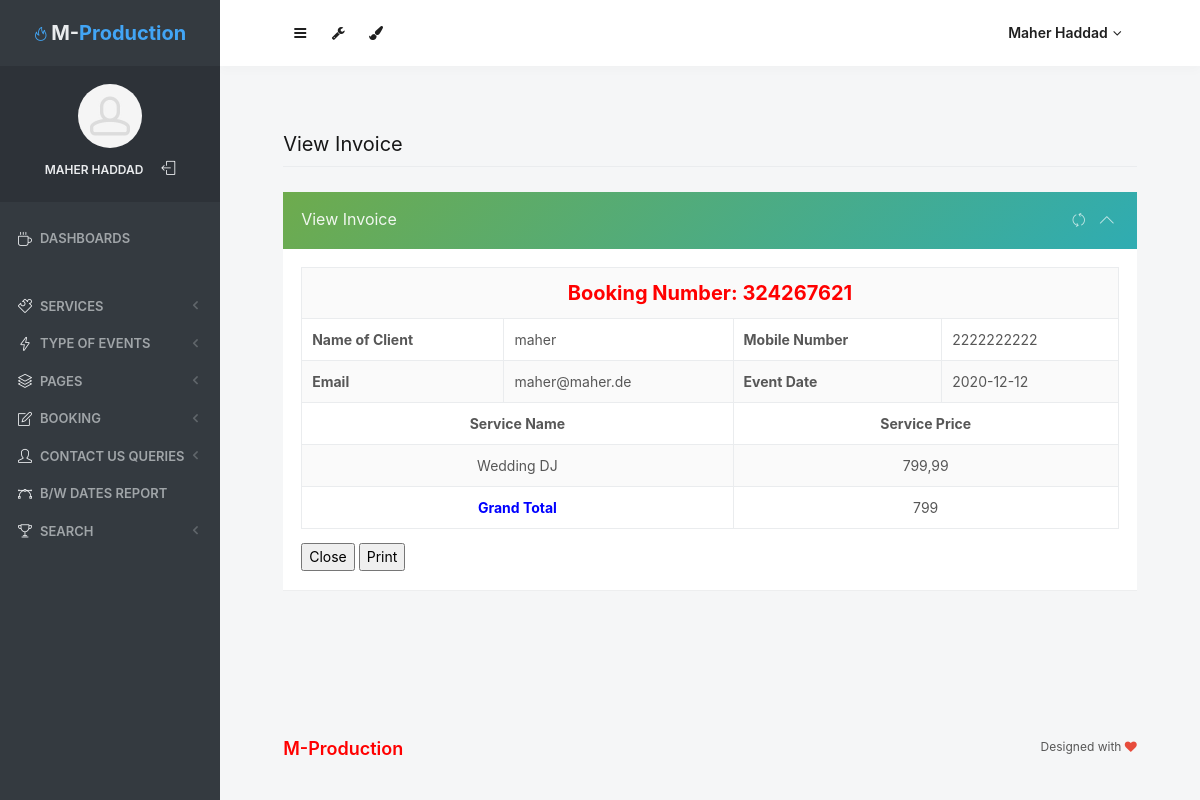
The page /admin/invoice-generating.php?invid=8 (signed in) on the database its author committed.
### tables this page shows
CREATE TABLE `tblbooking` (
  `ID` int(10) NOT NULL,
  `BookingID` int(10) DEFAULT NULL,
  `ServiceID` int(10) DEFAULT NULL,
  `Name` varchar(200) DEFAULT NULL,
  `MobileNumber` bigint(10) DEFAULT NULL,
  `Email` varchar(200) DEFAULT NULL,
  `EventDate` varchar(200) DEFAULT NULL,
  `EventStartingtime` varchar(200) DEFAULT NULL,
  `EventEndingtime` varchar(200) DEFAULT NULL,
  `VenueAddress` mediumtext,
  `EventType` varchar(200) DEFAULT NULL,
  `AdditionalInformation` mediumtext,
  `BookingDate` timestamp NULL DEFAULT CURRENT_TIMESTAMP,
  `Remark` varchar(200) DEFAULT NULL,
  `Status` varchar(200) DEFAULT NULL,
  `UpdationDate` timestamp NULL DEFAULT NULL ON UPDATE CURRENT_TIMESTAMP
);

CREATE TABLE `tblservice` (
  `ID` int(10) NOT NULL,
  `ServiceName` varchar(200) DEFAULT NULL,
  `SerDes` varchar(250) NOT NULL,
  `ServicePrice` varchar(200) DEFAULT NULL,
  `CreationDate` timestamp NULL DEFAULT CURRENT_TIMESTAMP
);

### admin/invoice-generating.php (the view, shortened to what this page needs)
<?php
include('includes/dbconnection.php');
if (strlen($_SESSION['mProdId']==0)) {
  header('location:logout.php');
  }else{
?>
<!doctype html>
 <html lang="en" class="no-focus">
    <head>
<link rel="stylesheet" id="css-main" href="assets/css/codebase.min.css">
</head>
    <body>
        <div id="page-container" class="sidebar-o sidebar-inverse side-scroll page-header-fixed main-content-narrow">
             <?php include_once('includes/sidebar.php');?>
          <?php include_once('includes/header.php');?>
            <main id="main-container">
                <div class="content">
                    <h2 class="content-heading">View Invoice</h2>
                    <div class="row">
                        <div class="col-md-12">
                            <div class="block block-themed">
                                <div class="block-header bg-gd-emerald">
                                    <h3 class="block-title">View Invoice</h3>
                                    <div class="block-options">
                                        <button type="button" class="btn-block-option" data-toggle="block-option" data-action="state_toggle" data-action-mode="demo">
                                            <i class="si si-refresh"></i>
                                        </button>
                                        <button type="button" class="btn-block-option" data-toggle="block-option" data-action="content_toggle"></button>
                                    </div>
                                </div>
                                <div class="block-content">
                                    <?php
                                    $invid=$_GET['invid'];
                                    $sql="SELECT tblbooking.BookingID,tblbooking.Name,tblbooking.MobileNumber,tblbooking.Email,tblbooking.EventDate,tblbooking.EventStartingtime,tblbooking.EventEndingtime,tblbooking.VenueAddress,tblbooking.EventType,tblbooking.AdditionalInformation,tblbooking.BookingDate,tblbooking.Remark,tblbooking.Status,tblbooking.UpdationDate,tblservice.ServiceName,tblservice.SerDes,tblservice.ServicePrice from tblbooking join tblservice on tblbooking.ServiceID=tblservice.ID  where tblbooking.ID=:invid";
                                    $query = $dbh -> prepare($sql);
                                    $query-> bindParam(':invid', $invid, PDO::PARAM_STR);
                                    $query->execute();
                                    $results=$query->fetchAll(PDO::FETCH_OBJ);
                                    $cnt=1;
                                    if($query->rowCount() > 0)
                                    {
                                    foreach($results as $row)
                                    {               ?>
                                   <table border="1" class="table table-bordered table-striped table-vcenter js-dataTable-full-pagination">
                                            <tr>
    <th colspan="5" style="text-align: center;color: red;font-size: 20px">Booking Number: <?php  echo $row->BookingID;?></th>
  </tr>
  <tr>
    <th>Name of Client</th>
    <td><?php  echo $row->Name;?></td>
   <th>Mobile Number</th>
    <td><?php  echo $row->MobileNumber;?></td>
  </tr>
  <tr>
    <th>Email</th>
    <td><?php  echo $row->Email;?></td>
    <th>Event Date</th>
    <td><?php  echo $row->EventDate;?></td>
  </tr>
  <tr>
    <th style="text-align: center;" colspan="2">Service Name</th>
   <th style="text-align: center;" colspan="2">Service Price</th>
  </tr>
<tr>
  <td style="text-align: center;" colspan="2"><?php  echo $row->ServiceName;?></td>
<td style="text-align: center;" colspan="2"><?php  echo $total= $row->ServicePrice;?></td>
  </tr>
  <?php
$grandtotal+=$total;
$cnt=$cnt+1;} ?>
<tr>
  <th colspan="2" style="text-align:center;color: blue">Grand Total </th>
<td colspan="2" style="text-align: center;"><?php  echo $grandtotal;?></td>
</tr>
<?php $cnt=$cnt+1;} ?>
</table>
<p>
  <input name="Submit2" type="submit" class="txtbox4" value="Close" onClick="return f2();" style="cursor: pointer;"  />   <input name="Submit2" type="submit" class="txtbox4" value="Print" onClick="return f3();" style="cursor: pointer;"  /></p>
                                </div>
                            </div>
                        </div>
                       </div>
                </div>
            </main>
          <?php include_once('includes/footer.php');?>
        </div>
    </body>
</html>
<?php }  ?>

### admin/includes/sidebar.php (shortened to what this page needs)
    <?php
    include('includes/dbconnection.php');
    if (strlen($_SESSION['mProdId']==0)) {
      header('location:logout.php');
      } else{
    ?>
   <nav id="sidebar">
                <div id="sidebar-scroll">
                    <div class="sidebar-content">
                        <div class="content-header content-header-fullrow px-15">
                            <div class="content-header-section text-center align-parent sidebar-mini-hidden">
                                <div class="content-header-item">
                                    <a class="link-effect font-w700" href="dashboard.php">
                                        <i class="si si-fire text-primary"></i>
                                        <span class="font-size-xl text-dual-primary-dark">M-</span><span class="font-size-xl text-primary">Production</span>
                                    </a>
                                </div>
                            </div>
                        </div>
                        <div class="content-side content-side-full content-side-user px-10 align-parent">
                            <div class="sidebar-mini-hidden-b text-center">
                                <a class="img-link" href="be_pages_generic_profile.html">
                                    <img class="img-avatar" src="assets/img/avatars/avatar.jpg" alt="">
                                </a>
                                <ul class="list-inline mt-10">
                                    <?php
$aid=$_SESSION['mProdId'];
$sql="SELECT AdminName from  tbladmin where ID=:aid";
$query = $dbh -> prepare($sql);
$query->bindParam(':aid',$aid,PDO::PARAM_STR);
$query->execute();
$results=$query->fetchAll(PDO::FETCH_OBJ);
$cnt=1;
if($query->rowCount() > 0)
{
foreach($results as $row)
{               ?>
                                    <li class="list-inline-item">
                                        <a class="link-effect text-dual-primary-dark font-size-xs font-w600 text-uppercase" href="admin-profile.php"><?php  echo $row->AdminName;?></a>
                                    </li><?php $cnt=$cnt+1;}} ?>
                                    <li class="list-inline-item">
                                        <a class="link-effect text-dual-primary-dark" href="logout.php">
                                            <i class="si si-logout"></i>
                                        </a>
                                    </li>
                                </ul>
                            </div>
                        </div>
                        <div class="content-side content-side-full">
                            <ul class="nav-main">
                                <li class="open">
                                    <a href="dashboard.php"><i class="si si-cup"></i><span class="sidebar-mini-hide">Dashboards</span></a>
                                </li>
                                <li class="nav-main-heading"><span class="sidebar-mini-visible">UI</span><span class="sidebar-mini-hidden"></span></li>
                                <li>
                                    <a class="nav-submenu" data-toggle="nav-submenu"><i class="si si-puzzle"></i><span class="sidebar-mini-hide"></span>Services</a>
                                </li>
                                <li>
                                    <a class="nav-submenu" data-toggle="nav-submenu" href="#"><i class="si si-energy"></i><span class="sidebar-mini-hide">Type of Events</span></a>
                                </li>
                                <li>
                                    <a class="nav-submenu" data-toggle="nav-submenu" href="#"><i class="si si-layers"></i><span class="sidebar-mini-hide">Pages</span></a>
                                </li>
                                <li>
                                    <a class="nav-submenu" data-toggle="nav-submenu" href="#"><i class="si si-note"></i><span class="sidebar-mini-hide">Booking</span></a>
                                </li>
                                <li>
                                    <a class="nav-submenu" data-toggle="nav-submenu" href="#"><i class="si si-user"></i><span class="sidebar-mini-hide">Contact Us Queries</span></a>
                                </li>
                                <li>
                                    <a  href="between-dates-report.php"><i class="si si-vector"></i><span class="sidebar-mini-hide">B/w Dates Report</span></a>
                                </li>
                                <li>
                                    <a class="nav-submenu" data-toggle="nav-submenu" href="#"><i class="si si-trophy"></i><span class="sidebar-mini-hide">Search</span></a>
                                </li>
                            </ul>
                        </div>
                    </div>
                </div>
            </nav>
           <?php }  ?>

### admin/includes/header.php (shortened to what this page needs)
   <?php
    include('includes/dbconnection.php');
    if (strlen($_SESSION['mProdId']==0)) {
      header('location:logout.php');
      } else{
    ?>
            <header id="page-header">
                <div class="content-header">
                    <div class="content-header-section">
                        <button type="button" class="btn btn-circle btn-dual-secondary" data-toggle="layout" data-action="sidebar_toggle">
                            <i class="fa fa-navicon"></i>
                        </button>
                        <div class="btn-group" role="group">
                            <button type="button" class="btn btn-circle btn-dual-secondary" id="page-header-options-dropdown" data-toggle="dropdown" aria-haspopup="true" aria-expanded="false">
                                <i class="fa fa-wrench"></i>
                            </button>
                        </div>
                        <div class="btn-group" role="group">
                            <button type="button" class="btn btn-circle btn-dual-secondary" id="page-header-themes-dropdown" data-toggle="dropdown" aria-haspopup="true" aria-expanded="false">
                                <i class="fa fa-paint-brush"></i>
                            </button>
                        </div>
                    </div>
                    <div class="content-header-section">
                        <div class="btn-group" role="group">
                            <?php
$aid=$_SESSION['mProdId'];
$sql="SELECT AdminName from  tbladmin where ID=:aid";
$query = $dbh -> prepare($sql);
$query->bindParam(':aid',$aid,PDO::PARAM_STR);
$query->execute();
$results=$query->fetchAll(PDO::FETCH_OBJ);
$cnt=1;
if($query->rowCount() > 0)
{
foreach($results as $row)
{               ?>
                            <button type="button" class="btn btn-rounded btn-dual-secondary" id="page-header-user-dropdown" data-toggle="dropdown" aria-haspopup="true" aria-expanded="false">
                                <?php  echo $row->AdminName;?><i class="fa fa-angle-down ml-5"></i>
                            </button>
                            <?php $cnt=$cnt+1;}} ?>
                        </div>
                    </div>
                </div>
            </header>
            <?php }  ?>

### rows shown on the page
tblbooking: BookingID "324267621", Name "maher", MobileNumber "2222222222", Email "maher@maher.de", EventDate "2020-12-12", ServiceID.ServiceName "Wedding DJ", ServiceID.ServicePrice "799,99"

### other values the page prints
$row->AdminName "MAHER HADDAD"
$row->AdminName "Maher Haddad"
$grandtotal "799"
